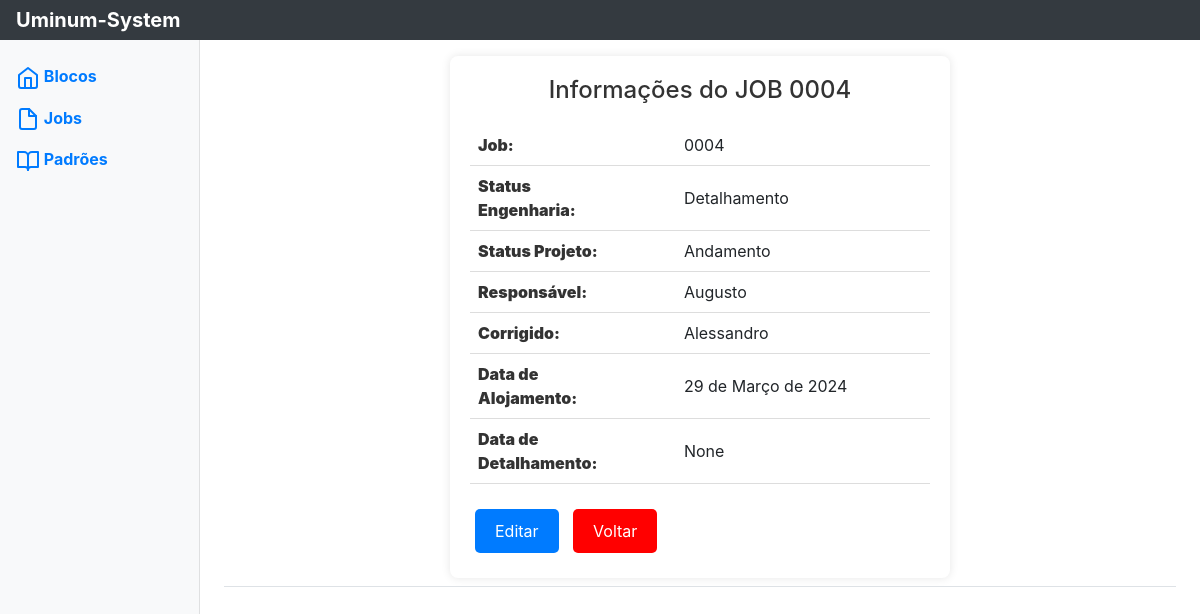
The page /jobs/job/8/ on the database its author committed.
### jobs/models.py (models this page shows, shortened)
class Jobs(models.Model):
    ID = models.AutoField(primary_key=True)
    job = models.CharField(max_length=4, blank=False, null=False)
    ALOJAMENTO = 'Alojamento'
    DETALHAMENTO = 'Detalhamento'
    STATUS_CHOICES_ENG = [
        (ALOJAMENTO, 'Alojamento'),
        (DETALHAMENTO, 'Detalhamento'),
    ]
    Status_Engenharia = models.CharField(max_length=12, choices=STATUS_CHOICES_ENG)
    ANDAMENTO = 'Andamento'
    REVISAO = 'Revisão'
    REVISAO_SUPERIOR = 'Crestani'
    FINALIZADO = 'Finalizado'
    STATUS_CHOICES_PROJ = [
        (ANDAMENTO, 'Andamento'),
        (REVISAO, 'Revisao'),
        (REVISAO_SUPERIOR, 'Revisao_Crestani'),
        (FINALIZADO, 'Finalizado'),
    ]
    Status_Projeto = models.CharField(max_length=10, choices=STATUS_CHOICES_PROJ)
    AUGUSTO = 'Augusto'
    ALESSANDRO = 'Alessandro'
    GUILHERME = 'Guilherme'
    GUSTAVO = 'Gustavo'
    STATUS_CHOICES_RESP = [
        (AUGUSTO, 'Augusto'),
        (ALESSANDRO, 'Alessandro'),
        (GUILHERME, 'Guilherme'),
        (GUSTAVO, 'Gustavo'),
    ]
    Responsavel = models.CharField(max_length=12, blank=False, null=False, choices=STATUS_CHOICES_RESP)
    Corrigido = models.CharField(max_length=12, blank=False, null=False, choices=STATUS_CHOICES_RESP)
    Data_Alojamento = models.DateField(blank=True, null=True)
    Data_Detalhamento = models.DateField(blank=True, null=True)

### jobs/views.py (the view)
# urls.py: path('job/<int:pk>/', detalheJob.as_view(), name='DetalheJob'),
class detalheJob(DetailView):
    model = Jobs
    template_name = 'detalha_job.html'
    context_object_name = 'object'
    pk_url_kwarg = 'pk' #Utilizar pk pois 'pk' é o valor do ID do objeto

### jobs/templates/detalha_job.html (shortened to what this page needs)
{% extends "base.html" %}
{% block content %}
<div class="produto-card">
    <h1>Informações do JOB {{ object.job }}</h1>
    <table class="info-table">
        <tr>
            <td><strong>Job:</strong></td>
            <td></td>
            <td></td>
            <td></td>
            <td>{{ object.job }}</td>
        </tr>
        <tr>
            <td><strong>Status Engenharia:</strong></td>
            <td></td>
            <td></td>
            <td></td>
            <td>{{ object.Status_Engenharia }}</td>
        </tr>
        <tr>
            <td><strong>Status Projeto:</strong></td>
            <td></td>
            <td></td>
            <td></td>
            <td>{{ object.Status_Projeto }}</td>
        </tr>
        <tr>
            <td><strong>Responsável:</strong></td>
            <td></td>
            <td></td>
            <td></td>
            <td>{{ object.Responsavel }}</td>
        </tr>
        <tr>
            <td><strong>Corrigido:</strong></td>
            <td></td>
            <td></td>
            <td></td>
            <td>{{ object.Corrigido }}</td>
        </tr>
        <tr>
            <td><strong>Data de Alojamento:</strong></td>
            <td></td>
            <td></td>
            <td></td>
            <td>{{ object.Data_Alojamento }}</td>
        </tr>
        <tr>
            <td><strong>Data de Detalhamento:</strong></td>
            <td></td>
            <td></td>
            <td></td>
            <td>{{ object.Data_Detalhamento }}</td>
        </tr>
    </table>
    <a href="{% url 'EditaJob' pk=object.pk %}"><button class="editar">Editar</button></a>
    <a href="{% url 'ListaJob' %}"><button class="voltar">Voltar</button></a>
</div>
{% endblock %}

### jobs/templates/detalha_job.html (style rules this page uses)
.produto-card { background-color: #fff; box-shadow: 0 0 10px rgba(0, 0, 0, 0.1); padding: 20px; border-radius: 8px; width: 500px; margin: auto; }
h1 { color: #333; font-size: 24px; margin-bottom: 20px; text-align: center; }
a { color: #007BFF; text-decoration: none; font-weight: bold; }
button { padding: 10px 20px; border: none; cursor: pointer; border-radius: 5px; font-size: 16px; margin: 5px; }
button.voltar { background-color: red; color: white; }
button.editar { background-color: #007BFF; color: white; }
.container-fluid, .produto-card { height: 100%; }
.info-table { width: 100%; border-collapse: collapse; margin-bottom: 20px; }
.info-table td { padding: 8px; border-bottom: 1px solid #ddd; }
.info-table td:first-child { font-weight: bold; color: #333; width: 30%; }

### rows shown on the page
Jobs: job "0004", Status_Engenharia "Detalhamento", Status_Projeto "Andamento", Responsavel "Augusto", Corrigido "Alessandro", Data_Alojamento "29 de Março de 2024", Data_Detalhamento "None"
